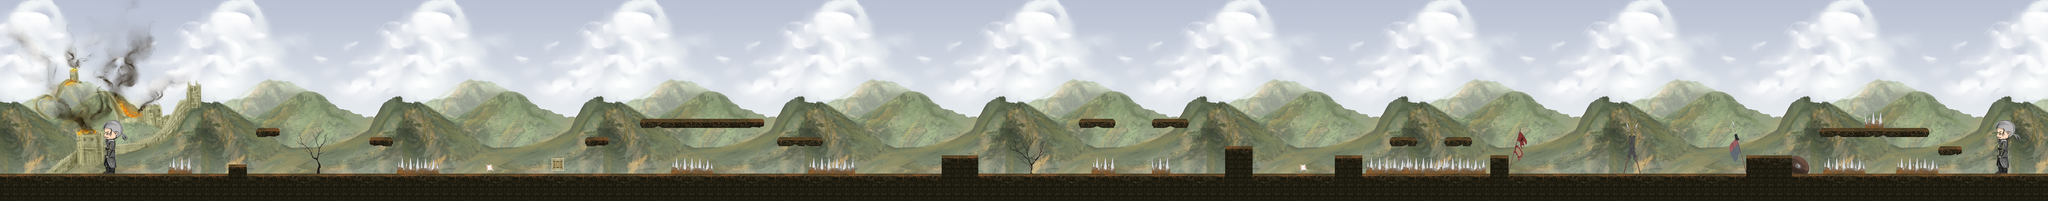

A 2D game scene composited from a Tiled map and its tileset images. What follows is a short description and the map's XML, with each tile layer's data collapsed to a summary:
An orthogonal 224x22 tile map with 32x32 px tiles, 3 tile layers (fond, arrier plan, parcour), 11 tilesets and 78 objects (21x Collision, 21x COL, 21x COLD, 10x COLT, spawn maptest 0, ...).

<map version="1.10" tiledversion="1.10.2" orientation="orthogonal" renderorder="right-down" width="224" height="22" tilewidth="32" tileheight="32" infinite="0" nextlayerid="10" nextobjectid="79">
 <tileset firstgid="1" source="Asset lvl 2bloc.tsx" />
 <tileset firstgid="2" source="Asset lvl 2arme.tsx" />
 <tileset firstgid="6" source="Asset lvl 2caisse.tsx" />
 <tileset firstgid="10" source="pnj.tsx" />
 <tileset firstgid="4106" source="LVL 1 Props taille.tsx" />
 <tileset firstgid="4590" source="Fond lvl2 muraille.tsx" />
 <tileset firstgid="5074" source="Fond lvl2.tsx" />
 <tileset firstgid="5558" source="Asset lvl 2.tsx" />
 <tileset firstgid="6020" source="Asset lvl 2deco.tsx" />
 <tileset firstgid="6146" source="Asset lvl 2 platform.tsx" />
 <tileset firstgid="6227" source="pnj.tsx" />
 <layer id="5" name="fond" width="224" height="22">
  <data>[4928 cells, 4928 non-empty, 968 distinct tile ids]</data>
 </layer>
 <layer id="6" name="arrier plan" width="224" height="22">
  <data>[4928 cells, 138 non-empty, 54 distinct tile ids]</data>
 </layer>
 <layer id="7" name="parcour" width="224" height="22">
  <data>[4928 cells, 887 non-empty, 113 distinct tile ids]</data>
 </layer>
 <objectgroup id="9" name="collision" />
 <objectgroup id="8" name="interface">
  <object id="1" name="spawn maptest 0" x="96" y="544">
   <point />
  </object>
  <object id="2" name="Collision" x="0" y="608" width="7168" height="96" />
  <object id="3" name="PNJ3" x="352" y="448" width="64" height="160" />
  <object id="4" name="COLT" x="594" y="565.333" width="78" height="74.6667" />
  <object id="5" name="Collision" x="800" y="576" width="64" height="64" />
  <object id="6" name="Collision" x="1024" y="416" width="160" height="224" />
  <object id="7" name="Collision" x="896" y="448" width="96" height="32" />
  <object id="8" name="Collision" x="1280" y="480" width="96" height="32" />
  <object id="9" name="COLT" x="1394.83" y="562.667" width="141.167" height="77.3333" />
  <object id="10" name="Collision" x="1920" y="544" width="64" height="64" />
  <object id="11" name="Collision" x="2048" y="480" width="96" height="32" />
  <object id="12" name="Collision" x="2240" y="416" width="416" height="32" />
  <object id="13" name="COLT" x="2354" y="564" width="136.667" height="74" />
  <object id="14" name="Collision" x="2720" y="480" width="160" height="32" />
  <object id="15" name="COLT" x="2832" y="560.667" width="156.667" height="79.3333" />
  <object id="16" name="Collision" x="3296" y="544" width="128" height="96" />
  <object id="17" name="Collision" x="3520" y="480" width="160" height="192" />
  <object id="18" name="Collision" x="3776" y="416" width="130.5" height="32" />
  <object id="19" name="Collision" x="4034.5" y="416" width="128" height="32" />
  <object id="20" name="Collision" x="4288" y="512" width="96" height="128" />
  <object id="21" name="Collision" x="4672" y="544" width="96" height="96" />
  <object id="22" name="Collision" x="4864" y="480" width="96" height="32" />
  <object id="23" name="Collision" x="5056" y="480" width="96" height="32" />
  <object id="24" name="Collision" x="5216" y="544" width="64" height="96" />
  <object id="25" name="Collision" x="6112" y="544" width="160" height="96" />
  <object id="26" name="Collision" x="6368" y="448" width="384" height="32" />
  <object id="27" name="COLT" x="6528" y="407.333" width="64" height="72.6667" />
  <object id="28" name="Collision" x="6816" y="512" width="64" height="32" />
  <object id="29" name="PNJ4" x="6976" y="448" width="64" height="160" />
  <object id="30" name="COLT" x="3825.33" y="562.667" width="78.6667" height="77.3333" />
  <object id="31" name="COLT" x="4032" y="562.667" width="64" height="77.3333" />
  <object id="32" name="COLT" x="4768" y="558.667" width="448" height="81.3333" />
  <object id="33" name="COLT" x="6386" y="562" width="142" height="78" />
  <object id="34" name="COLT" x="6641.33" y="561.333" width="142.667" height="78.6667" />
  <object id="35" name="COL" x="796" y="586.375" width="11.25" height="45.5" />
  <object id="36" name="COL" x="892.568" y="455.049" width="11.25" height="23.2955" />
  <object id="37" name="COL" x="1020.16" y="428.997" width="11.25" height="194" />
  <object id="38" name="COL" x="1276.46" y="487.166" width="11.25" height="23.1666" />
  <object id="39" name="COL" x="1915.55" y="565.083" width="11.25" height="49.1666" />
  <object id="40" name="COL" x="2043.63" y="492.958" width="11.25" height="18.2916" />
  <object id="41" name="COL" x="2236.38" y="429.354" width="11.25" height="17.125" />
  <object id="42" name="COL" x="2716.63" y="488.979" width="11.25" height="20.625" />
  <object id="43" name="COL" x="3288.77" y="570.542" width="11.25" height="71.4791" />
  <object id="44" name="COL" x="3516.05" y="499.51" width="11.25" height="135.813" />
  <object id="45" name="COL" x="3774" y="428.302" width="11.25" height="19.146" />
  <object id="46" name="COL" x="4031.21" y="423.761" width="11.25" height="21.4793" />
  <object id="47" name="COL" x="4284.13" y="533.011" width="11.25" height="96.8123" />
  <object id="48" name="COL" x="4667.13" y="565.093" width="11.25" height="94.1457" />
  <object id="49" name="COL" x="4860.46" y="492.094" width="11.25" height="19.979" />
  <object id="50" name="COL" x="5051.77" y="491.791" width="11.25" height="18.979" />
  <object id="51" name="COL" x="5211.17" y="565.139" width="11.25" height="69.2821" />
  <object id="52" name="COL" x="6108.04" y="560.443" width="11.25" height="83.115" />
  <object id="53" name="COL" x="6365.13" y="467.401" width="11.25" height="8.44833" />
  <object id="54" name="COL" x="6811.63" y="525.776" width="11.25" height="16.0733" />
  <object id="55" name="COL" x="7136" y="32" width="64" height="672" />
  <object id="56" name="COLD" x="854.875" y="587" width="11.25" height="45.5" />
  <object id="57" name="COLD" x="-32" y="0" width="64" height="704" />
  <object id="58" name="COLD" x="985.375" y="458.038" width="11.25" height="18.0455" />
  <object id="59" name="COLD" x="1177.04" y="429.583" width="11.25" height="193.167" />
  <object id="60" name="COLD" x="1371.37" y="490.083" width="11.25" height="18.833" />
  <object id="61" name="COLD" x="1978.38" y="559.917" width="11.25" height="53.4997" />
  <object id="62" name="COLD" x="2138.71" y="492.917" width="11.25" height="15.1663" />
  <object id="63" name="COLD" x="2650.04" y="429.75" width="11.25" height="15.833" />
  <object id="64" name="COLD" x="2872.04" y="494.084" width="11.25" height="13.4997" />
  <object id="65" name="COLD" x="3418.38" y="563.084" width="11.25" height="67.833" />
  <object id="66" name="COLD" x="3672.71" y="501.917" width="11.25" height="139.833" />
  <object id="67" name="COLD" x="3900.37" y="430.583" width="11.25" height="15.5" />
  <object id="68" name="COLD" x="4156.04" y="426.417" width="11.25" height="18.8334" />
  <object id="69" name="COLD" x="4378.04" y="532.833" width="11.25" height="100.167" />
  <object id="70" name="COLD" x="4762.38" y="565.833" width="11.25" height="95.5003" />
  <object id="71" name="COLD" x="4952.96" y="491" width="11.25" height="19.167" />
  <object id="72" name="COLD" x="5144.13" y="493.25" width="11.25" height="16.8337" />
  <object id="73" name="COLD" x="5273.04" y="565.25" width="11.25" height="70.167" />
  <object id="74" name="COLD" x="6264.54" y="562.416" width="11.25" height="131.501" />
  <object id="75" name="COLD" x="6743.5" y="459.916" width="11.25" height="16.0007" />
  <object id="76" name="COLD" x="6873.13" y="522.833" width="11.25" height="17.709" />
  <object id="77" name="COLArtefactPiece" x="1696" y="576" width="32" height="32" />
  <object id="78" name="COLArtefactAnneau" x="4544" y="576" width="32" height="32" />
 </objectgroup>
</map>